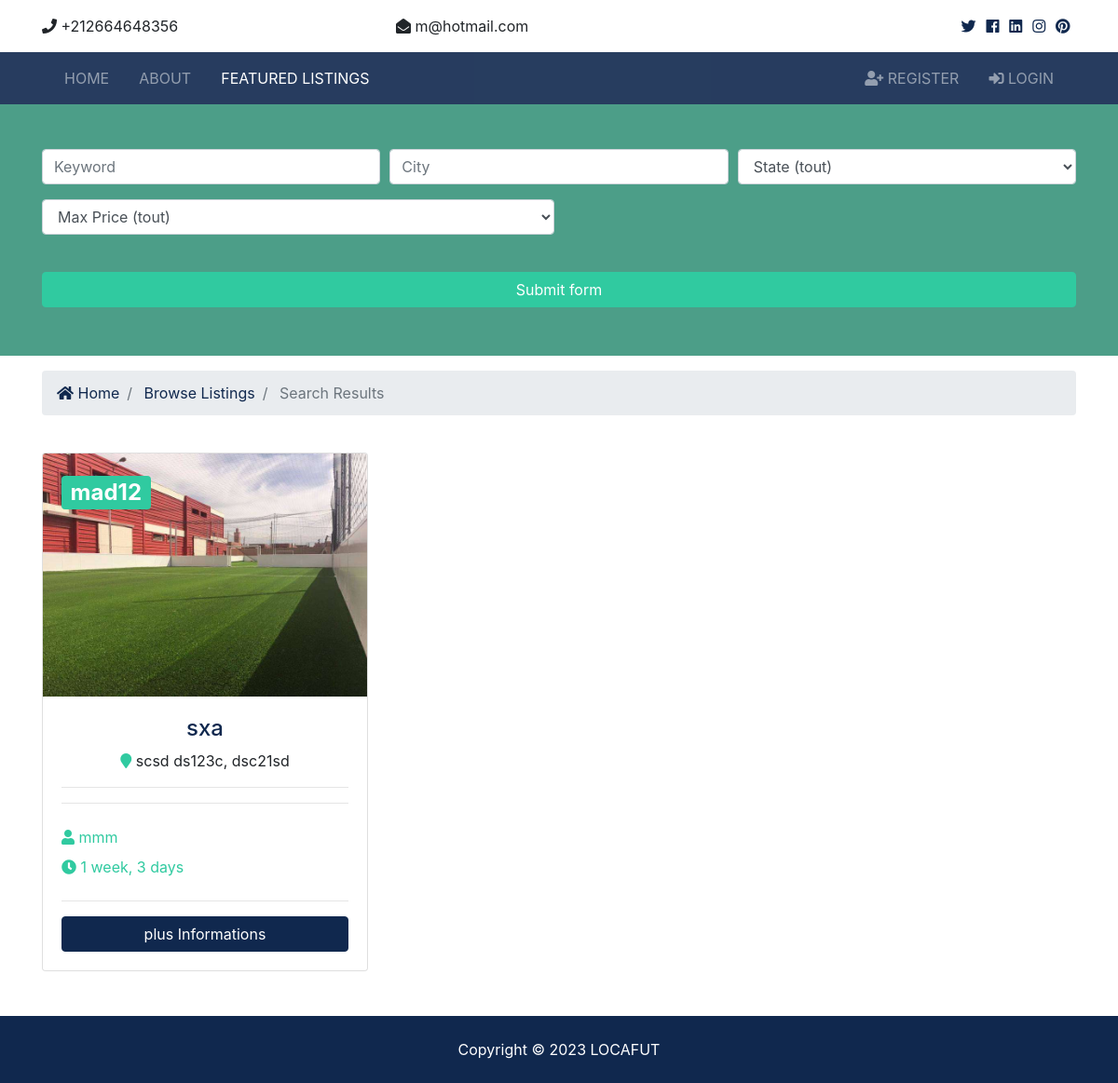
The app's page /listings/search, older data.
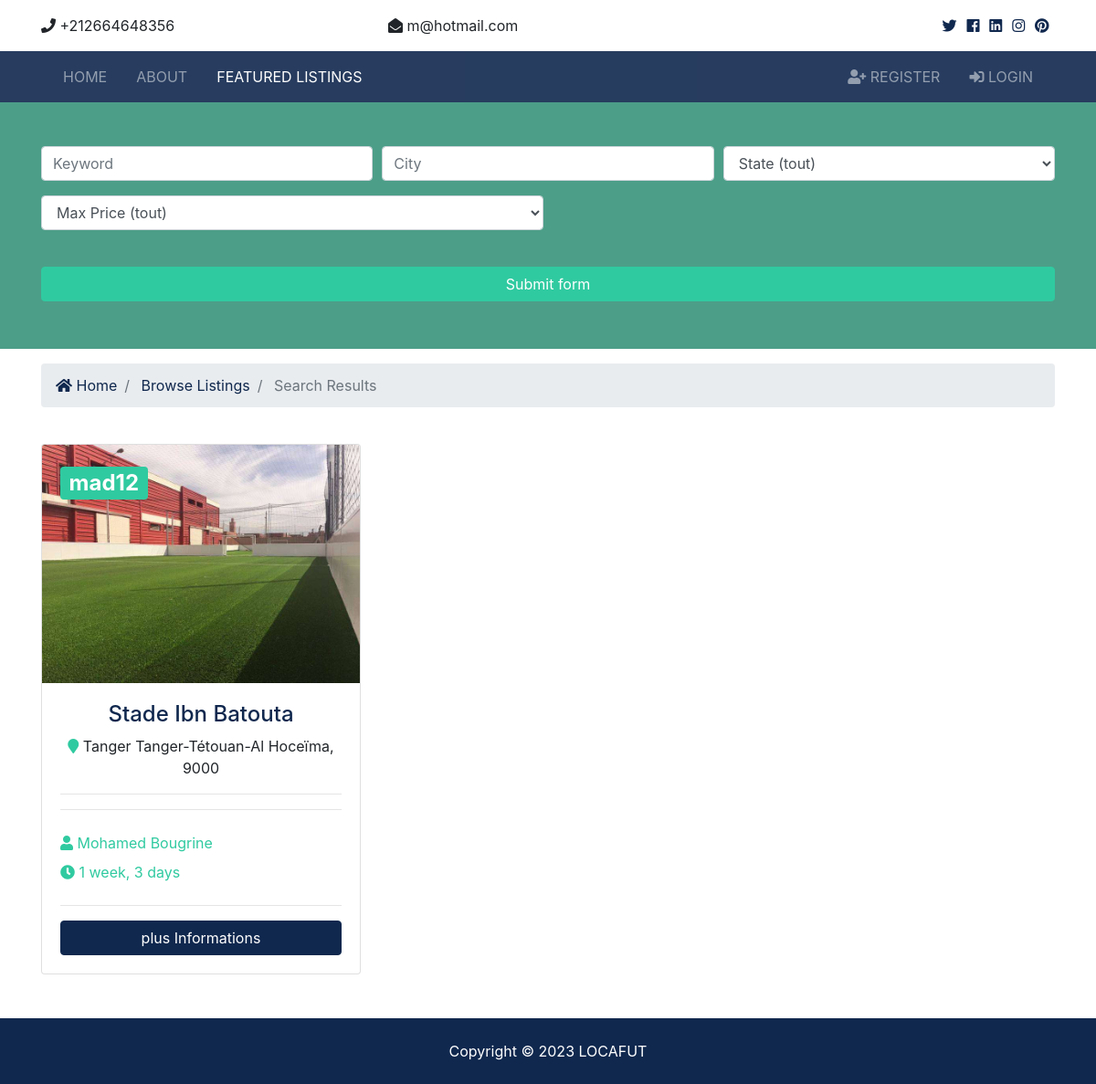
The same page, newer data.
### listings/models.py (models this page shows, shortened)
class Listing(models.Model):
  proprietaire = models.ForeignKey(proprietaire, on_delete=models.DO_NOTHING)
  title = models.CharField(max_length=200)
  address = models.CharField(max_length=200)
  city = models.CharField(max_length=100)
  state = models.CharField(max_length=100)
  zipcode = models.CharField(max_length=20)
  description = models.TextField(blank=True)
  latitude = models.DecimalField(max_digits=9, decimal_places=6,null=True)
  longitude = models.DecimalField(max_digits=9, decimal_places=6,null=True)
  price = models.IntegerField()
  photo_main = models.ImageField(upload_to='photos/%Y/%m/%d/')
  photo_1 = models.ImageField(upload_to='photos/%Y/%m/%d/', blank=True)
  photo_2 = models.ImageField(upload_to='photos/%Y/%m/%d/', blank=True)
  photo_3 = models.ImageField(upload_to='photos/%Y/%m/%d/', blank=True)
  photo_4 = models.ImageField(upload_to='photos/%Y/%m/%d/', blank=True)
  photo_5 = models.ImageField(upload_to='photos/%Y/%m/%d/', blank=True)
  photo_6 = models.ImageField(upload_to='photos/%Y/%m/%d/', blank=True)
  is_published = models.BooleanField(default=True)
  list_date = models.DateTimeField(default=datetime.now, blank=True)

### proprietaire/models.py (models this page shows)
class proprietaire(models.Model):
  name = models.CharField(max_length=200)
  photo = models.ImageField(upload_to='photos/%Y/%m/%d/')
  description = models.TextField(blank=True)
  phone = models.CharField(max_length=20)
  email = models.CharField(max_length=50)
  is_mvp = models.BooleanField(default=False)
  hire_date = models.DateTimeField(default=datetime.now, blank=True)
  def __str__(self):
    return self.name

### listings/views.py (the view)
# urls.py: path('search', views.search, name='search'),
def search(request):
  queryset_list = Listing.objects.order_by('-list_date')
  if 'keywords' in request.GET:
    keywords = request.GET['keywords']
    if keywords:
      queryset_list = queryset_list.filter(description__icontains=keywords)
  if 'city' in request.GET:
    city = request.GET['city']
    if city:
      queryset_list = queryset_list.filter(city__iexact=city)
  if 'state' in request.GET:
    state = request.GET['state']
    if state:
      queryset_list = queryset_list.filter(state__iexact=state)
  if 'price' in request.GET:
    price = request.GET['price']
    if price:
      queryset_list = queryset_list.filter(price__lte=price)
  context = {
    'state_choices': state_choices,
    'price_choices': price_choices,
    'listings': queryset_list,
    'values': request.GET
  }
  return render(request, 'listings/search.html', context)

### templates/listings/search.html (shortened to what this page needs)
{% extends 'base.html' %}
{% load humanize %}
{% block content %}
<section id="showcase-inner" class="showcase-search text-white py-5">
    <div class="container">
      <div class="row text-center">
        <div class="col-md-12">
          <form action="{% url 'search' %}">
            <div class="form-row">
              <div class="col-md-4 mb-3">
                <input type="text" name="keywords" class="form-control" placeholder="Keyword " value="{{ values.keywords }}">
              </div>
              <div class="col-md-4 mb-3">
                <input type="text" name="city" class="form-control" placeholder="City" value="{{ values.city }}">
              </div>
              <div class="col-md-4 mb-3">
                <select name="state" class="form-control">
                  <option selected="true" disabled="disabled">State (tout)</option>
                </select>
              </div>
            </div>
            <div class="form-row">
              <div class="col-md-6 mb-3">
                <select name="price" class="form-control">
                  <option selected="true" disabled="disabled">Max Price (tout)</option>
                </select>
              </div>
            </div>
            <button class="btn btn-secondary btn-block mt-4" type="submit">Submit form</button>
          </form>
        </div>
      </div>
    </div>
  </section>
  <section id="bc" class="mt-3">
    <div class="container">
      <nav aria-label="breadcrumb">
        <ol class="breadcrumb">
          <li class="breadcrumb-item">
            <a href="{% url 'index' %}">
              <i class="fas fa-home"></i> Home</a>
          </li>
          <li class="breadcrumb-item">
            <a href="{% url 'listings' %}">Browse Listings</a>
          </li>
          <li class="breadcrumb-item active"> Search Results</li>
        </ol>
      </nav>
    </div>
  </section>
  <section id="listings" class="py-4">
    <div class="container">
      <div class="row">
        {% if listings %}
          {% for listing in listings %}
          <div class="col-md-6 col-lg-4 mb-4">
              <div class="card listing-preview">
                <img class="card-img-top" src="{{ listing.photo_main.url }}" alt="">
                <div class="card-img-overlay">
                  <h2>
                    <span class="badge badge-secondary text-white">mad{{ listing.price | intcomma }}</span>
                  </h2>
                </div>
                <div class="card-body">
                  <div class="listing-heading text-center">
                    <h4 class="text-primary">{{ listing.title }}</h4>
                    <p>
                      <i class="fas fa-map-marker text-secondary"></i> {{ listing.city }} {{ listing.state }}, {{ listing.zipcode }}</p>
                  </div>
                  <hr>
                  <hr>
                  <div class="row py-2 text-secondary">
                    <div class="col-12">
                      <i class="fas fa-user"></i> {{ listing.proprietaire }}</div>
                  </div>
                  <div class="row text-secondary pb-2">
                    <div class="col-6">
                      <i class="fas fa-clock"></i> {{ listing.list_date | timesince }}</div>
                  </div>
                  <hr>
                  <a href="{% url 'listing' listing.id %}" class="btn btn-primary btn-block">plus  Informations</a>
                </div>
              </div>
            </div>
          {% endfor %}
        {% else %}
          <div class="col-md-12">
            <p>No Listings Available</p>
          </div>
        {% endif %}
      </div>
    </div>
  </section>
  {% endblock %}

Row changes from the older to the newer data that the page shows:
changed Listing: title "sxa" → "Stade Ibn Batouta"; city "scsd" → "Tanger"; state "ds123c" → "Tanger-Tétouan-Al Hoceïma"; zipcode "dsc21sd" → "9000"; proprietaire "mmm" → "Mohamed Bougrine"
